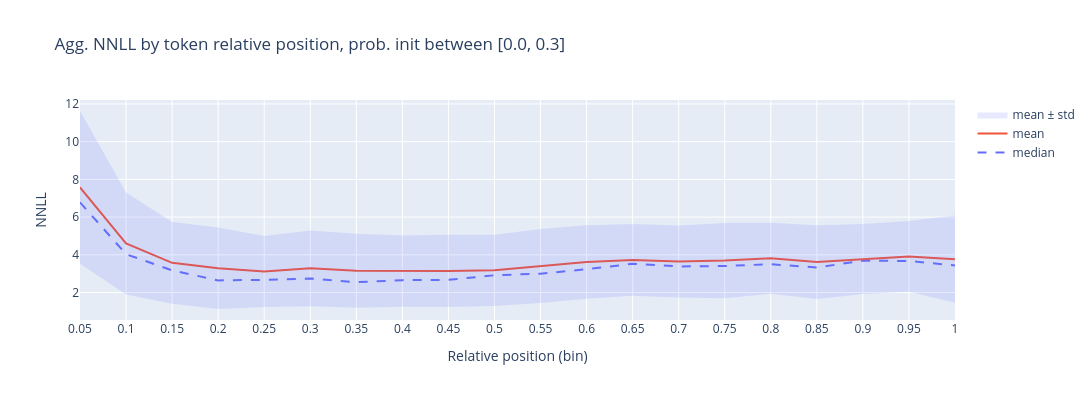
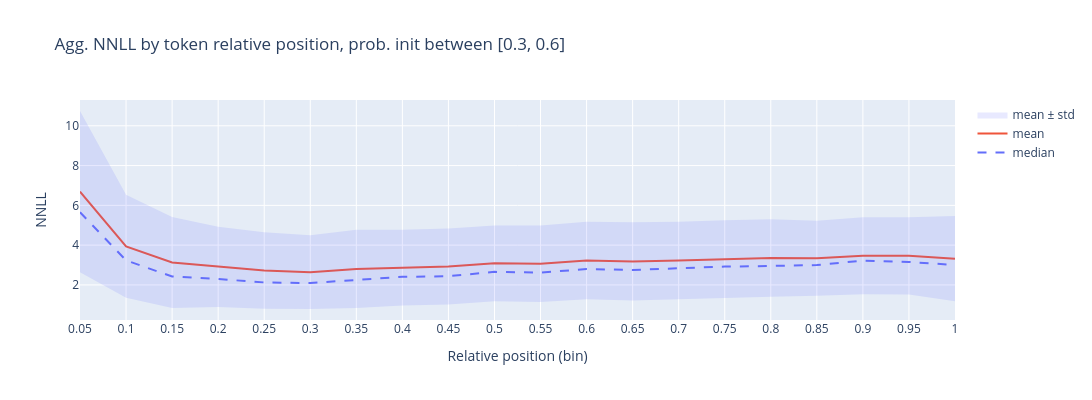
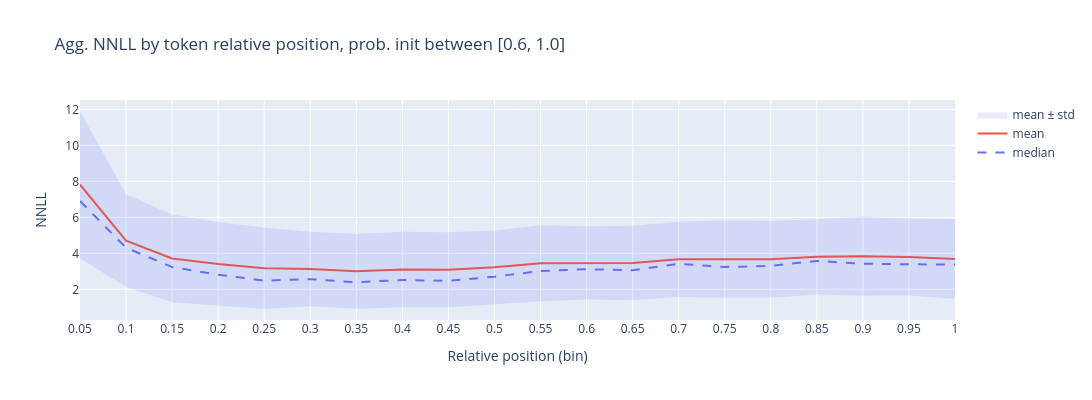

Notebook cell for these charts, in order:
### Code cell
fig = plot_nnll_by_position(prep_df[prep_df['prob_init'].between(0.0, 0.3)], title_suffix=", prob. init between [0.0, 0.3]")
fig.show()

fig = plot_nnll_by_position(prep_df[prep_df['prob_init'].between(0.3, 0.6)], title_suffix=", prob. init between [0.3, 0.6]")
fig.show()

fig = plot_nnll_by_position(prep_df[prep_df['prob_init'].between(0.6, 1.0)], title_suffix=", prob. init between [0.6, 1.0]")
fig.show()

### Figure 1 — Plotly figure (JSON) as saved in the notebook; plotly's stock layout.template omitted (floating-point values rounded to 4 significant figures)
{"data": [{"line": {"dash": "dash", "width": 2}, "mode": "lines", "name": "median", "type": "scatter", "x": [0.05, 0.1, 0.15, 0.2, 0.25, 0.3, 0.35, 0.4, 0.45, 0.5, 0.55, 0.6, 0.65, 0.7, 0.75, 0.8, 0.85, 0.9, 0.95, 1.0], "y": [6.781, 4.031, 3.172, 2.641, 2.672, 2.742, 2.547, 2.656, 2.672, 2.914, 3.0, 3.234, 3.523, 3.383, 3.406, 3.5, 3.328, 3.688, 3.672, 3.438]}, {"line": {"width": 2}, "mode": "lines", "name": "mean", "type": "scatter", "x": [0.05, 0.1, 0.15, 0.2, 0.25, 0.3, 0.35, 0.4, 0.45, 0.5, 0.55, 0.6, 0.65, 0.7, 0.75, 0.8, 0.85, 0.9, 0.95, 1.0], "y": [7.577, 4.6, 3.573, 3.286, 3.11, 3.28, 3.151, 3.134, 3.145, 3.176, 3.399, 3.615, 3.729, 3.64, 3.695, 3.814, 3.614, 3.779, 3.915, 3.765]}, {"line": {"width": 0}, "mode": "lines", "showlegend": false, "type": "scatter", "x": [0.05, 0.1, 0.15, 0.2, 0.25, 0.3, 0.35, 0.4, 0.45, 0.5, 0.55, 0.6, 0.65, 0.7, 0.75, 0.8, 0.85, 0.9, 0.95, 1.0], "y": [3.527, 1.89, 1.408, 1.125, 1.229, 1.274, 1.186, 1.248, 1.226, 1.282, 1.437, 1.663, 1.823, 1.733, 1.699, 1.931, 1.658, 1.92, 2.044, 1.452]}, {"fill": "tonexty", "fillcolor": "rgba(99, 110, 250, 0.15)", "line": {"width": 0}, "mode": "lines", "name": "mean ± std", "type": "scatter", "x": [0.05, 0.1, 0.15, 0.2, 0.25, 0.3, 0.35, 0.4, 0.45, 0.5, 0.55, 0.6, 0.65, 0.7, 0.75, 0.8, 0.85, 0.9, 0.95, 1.0], "y": [11.63, 7.309, 5.738, 5.448, 4.992, 5.286, 5.116, 5.02, 5.065, 5.069, 5.361, 5.568, 5.635, 5.548, 5.692, 5.698, 5.569, 5.638, 5.786, 6.077]}], "layout": {"height": 400, "title": {"text": "Agg. NNLL by token relative position, prob. init between [0.0, 0.3]"}, "width": 1200, "xaxis": {"tickvals": [0.05, 0.1, 0.15, 0.2, 0.25, 0.3, 0.35, 0.4, 0.45, 0.5, 0.55, 0.6, 0.65, 0.7, 0.75, 0.8, 0.85, 0.9, 0.95, 1.0], "title": {"text": "Relative position (bin)"}}, "yaxis": {"title": {"text": "NNLL"}}}}

### Figure 2 — Plotly figure (JSON) as saved in the notebook; plotly's stock layout.template omitted (floating-point values rounded to 4 significant figures)
{"data": [{"line": {"dash": "dash", "width": 2}, "mode": "lines", "name": "median", "type": "scatter", "x": [0.05, 0.1, 0.15, 0.2, 0.25, 0.3, 0.35, 0.4, 0.45, 0.5, 0.55, 0.6, 0.65, 0.7, 0.75, 0.8, 0.85, 0.9, 0.95, 1.0], "y": [5.656, 3.234, 2.422, 2.297, 2.125, 2.094, 2.25, 2.406, 2.438, 2.656, 2.625, 2.797, 2.75, 2.844, 2.922, 2.953, 3.0, 3.219, 3.156, 3.0]}, {"line": {"width": 2}, "mode": "lines", "name": "mean", "type": "scatter", "x": [0.05, 0.1, 0.15, 0.2, 0.25, 0.3, 0.35, 0.4, 0.45, 0.5, 0.55, 0.6, 0.65, 0.7, 0.75, 0.8, 0.85, 0.9, 0.95, 1.0], "y": [6.693, 3.94, 3.126, 2.91, 2.727, 2.642, 2.801, 2.865, 2.924, 3.084, 3.065, 3.227, 3.182, 3.234, 3.301, 3.355, 3.341, 3.466, 3.464, 3.322]}, {"line": {"width": 0}, "mode": "lines", "showlegend": false, "type": "scatter", "x": [0.05, 0.1, 0.15, 0.2, 0.25, 0.3, 0.35, 0.4, 0.45, 0.5, 0.55, 0.6, 0.65, 0.7, 0.75, 0.8, 0.85, 0.9, 0.95, 1.0], "y": [2.641, 1.353, 0.8437, 0.8892, 0.8013, 0.7891, 0.8336, 0.9618, 1.013, 1.176, 1.141, 1.277, 1.215, 1.286, 1.352, 1.411, 1.455, 1.536, 1.522, 1.176]}, {"fill": "tonexty", "fillcolor": "rgba(99, 110, 250, 0.15)", "line": {"width": 0}, "mode": "lines", "name": "mean ± std", "type": "scatter", "x": [0.05, 0.1, 0.15, 0.2, 0.25, 0.3, 0.35, 0.4, 0.45, 0.5, 0.55, 0.6, 0.65, 0.7, 0.75, 0.8, 0.85, 0.9, 0.95, 1.0], "y": [10.74, 6.528, 5.409, 4.931, 4.654, 4.495, 4.769, 4.768, 4.834, 4.991, 4.988, 5.177, 5.15, 5.181, 5.251, 5.299, 5.226, 5.397, 5.405, 5.467]}], "layout": {"height": 400, "title": {"text": "Agg. NNLL by token relative position, prob. init between [0.3, 0.6]"}, "width": 1200, "xaxis": {"tickvals": [0.05, 0.1, 0.15, 0.2, 0.25, 0.3, 0.35, 0.4, 0.45, 0.5, 0.55, 0.6, 0.65, 0.7, 0.75, 0.8, 0.85, 0.9, 0.95, 1.0], "title": {"text": "Relative position (bin)"}}, "yaxis": {"title": {"text": "NNLL"}}}}

### Figure 3 — Plotly figure (JSON) as saved in the notebook; plotly's stock layout.template omitted (floating-point values rounded to 4 significant figures)
{"data": [{"line": {"dash": "dash", "width": 2}, "mode": "lines", "name": "median", "type": "scatter", "x": [0.05, 0.1, 0.15, 0.2, 0.25, 0.3, 0.35, 0.4, 0.45, 0.5, 0.55, 0.6, 0.65, 0.7, 0.75, 0.8, 0.85, 0.9, 0.95, 1.0], "y": [6.906, 4.312, 3.234, 2.812, 2.484, 2.562, 2.391, 2.523, 2.469, 2.703, 3.016, 3.117, 3.062, 3.414, 3.242, 3.305, 3.578, 3.422, 3.391, 3.375]}, {"line": {"width": 2}, "mode": "lines", "name": "mean", "type": "scatter", "x": [0.05, 0.1, 0.15, 0.2, 0.25, 0.3, 0.35, 0.4, 0.45, 0.5, 0.55, 0.6, 0.65, 0.7, 0.75, 0.8, 0.85, 0.9, 0.95, 1.0], "y": [7.823, 4.705, 3.717, 3.411, 3.169, 3.131, 3.003, 3.103, 3.089, 3.223, 3.449, 3.468, 3.464, 3.666, 3.684, 3.666, 3.806, 3.844, 3.794, 3.681]}, {"line": {"width": 0}, "mode": "lines", "showlegend": false, "type": "scatter", "x": [0.05, 0.1, 0.15, 0.2, 0.25, 0.3, 0.35, 0.4, 0.45, 0.5, 0.55, 0.6, 0.65, 0.7, 0.75, 0.8, 0.85, 0.9, 0.95, 1.0], "y": [3.734, 2.128, 1.275, 1.075, 0.9061, 1.063, 0.9242, 1.003, 1.004, 1.174, 1.331, 1.43, 1.394, 1.577, 1.525, 1.525, 1.718, 1.638, 1.661, 1.467]}, {"fill": "tonexty", "fillcolor": "rgba(99, 110, 250, 0.15)", "line": {"width": 0}, "mode": "lines", "name": "mean ± std", "type": "scatter", "x": [0.05, 0.1, 0.15, 0.2, 0.25, 0.3, 0.35, 0.4, 0.45, 0.5, 0.55, 0.6, 0.65, 0.7, 0.75, 0.8, 0.85, 0.9, 0.95, 1.0], "y": [11.91, 7.283, 6.16, 5.747, 5.432, 5.2, 5.081, 5.203, 5.174, 5.272, 5.567, 5.507, 5.534, 5.756, 5.843, 5.806, 5.894, 6.051, 5.928, 5.894]}], "layout": {"height": 400, "title": {"text": "Agg. NNLL by token relative position, prob. init between [0.6, 1.0]"}, "width": 1200, "xaxis": {"tickvals": [0.05, 0.1, 0.15, 0.2, 0.25, 0.3, 0.35, 0.4, 0.45, 0.5, 0.55, 0.6, 0.65, 0.7, 0.75, 0.8, 0.85, 0.9, 0.95, 1.0], "title": {"text": "Relative position (bin)"}}, "yaxis": {"title": {"text": "NNLL"}}}}
